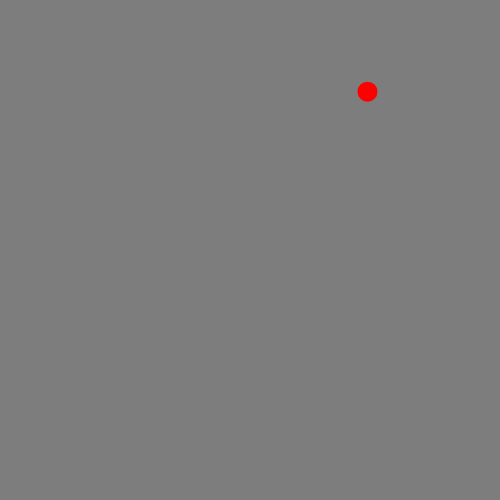
Frame 1 (no input)
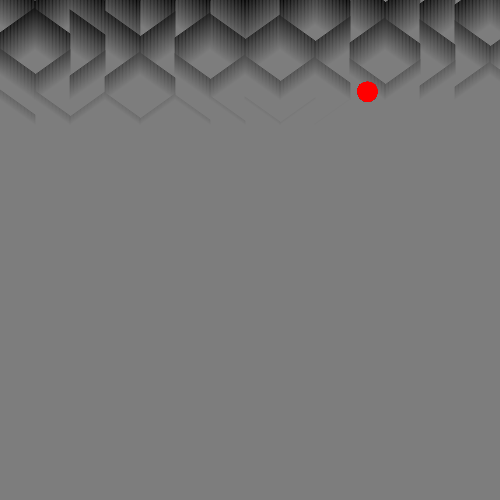
Frame 60 (no input)
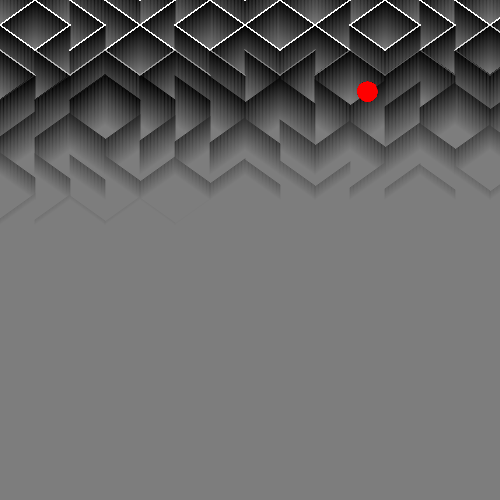
Frame 120 (the mouse pressed at the canvas centre since frame 60)

The p5.js sketch that drew these frames (run headless with seeded random() and noise() and a simulated clock; from frame 60 on, the mouse is pressed at the canvas centre):

// p5.js sketch
// ── sketch.js
var wallSize;
var wallArrs;
var canDims;
var iter;
var maxWalls;
var updateableWalls;
var drawingWalls;
var ball;
function setup() {
  iter = createVector(-1,-1);
  canDims = createVector(500, 500);
  wallSize = createVector(35, 25);
  maxWalls = createVector(int(canDims.x/wallSize.x) + 1, int(canDims.y/wallSize.y) + 1);
  createCanvas(canDims.x, canDims.y);
  drawingWalls = true;
  background(125);
  
  wallArrs = [];
  updateableWalls = [];
  for(var j = -1; j < maxWalls.y; j++) {
    wallArrs[j] = [];
  }
  ball = new Ball();
}

function Ball() {
  this.randomPos = function() {
    var returnPos = createVector(int(random(maxWalls.x) * 2) * wallSize.x * 0.5, int(random(maxWalls.y) * 2) * wallSize.y * 0.5 - wallSize.y / 3);
    return returnPos;
  }
  this.drawBall = function() {
    fill(255,0,0);
    noStroke();
    circle(this.startPos.x, this.startPos.y, 20);
  }
  
  this.startPos = this.randomPos();
  
  console.log(this.startPos);
}

function draw() {
  //background(0);
  
  if(iter.y < maxWalls.y) {
    var newWall = new Wall(iter.x * wallSize.x, iter.y * wallSize.y);
    wallArrs[iter.y].push(newWall);
    updateableWalls.push(newWall);
    
    iter.x++;
    if(iter.x > maxWalls.x) {
      iter.x = 0;
      iter.y++;
    }
  } else if (updateableWalls.length == 0){
    drawingWalls = false;
  }
  for(var i = updateableWalls.length - 1; i > 0; i--) {
    updateableWalls[i].update();
    if(updateableWalls[i].updateable == false) {
      updateableWalls.splice(i, 1);
    }
  }
  ball.drawBall();
  
}
// ── wall.js
function Wall(x, y) {
    this.dir = int(random(0,2));
    this.updateable = true;
    this.updateCounter = 50;
    
    if(this.dir == 0) {
      this.startPos = createVector(x,y);
      this.endPos = createVector(wallSize.x + x, wallSize.y + y);
    } else {
      this.startPos = createVector(x,wallSize.y + y);
      this.endPos = createVector(wallSize.x + x, y);
    }
    
    // // noprotect
    // for(var i = 50; i >= 0; i--) {
    //   stroke(i * 2.5);
    //   line(this.startPos.x, this.startPos.y + i, this.endPos.x, this.endPos.y + i);
    // }
    // //stroke(150,0,0);
    // stroke(255);
    // line(this.startPos.x, this.startPos.y, this.endPos.x, this.endPos.y);
    
    this.update = function() {
      if(this.updateCounter >= 1) {
        stroke(this.updateCounter * 2.5);
        line(this.startPos.x, this.startPos.y + this.updateCounter, this.endPos.x, this.endPos.y + this.updateCounter);
        this.updateCounter--;
      } else if (this.updateCounter >=-255) {
        stroke(-this.updateCounter);
        line(this.startPos.x, this.startPos.y, this.endPos.x, this.endPos.y);
        this.updateCounter-=10
      } else {
         stroke(255);
        line(this.startPos.x, this.startPos.y, this.endPos.x, this.endPos.y);
        this.updatable = false;
      }
    }
  }
